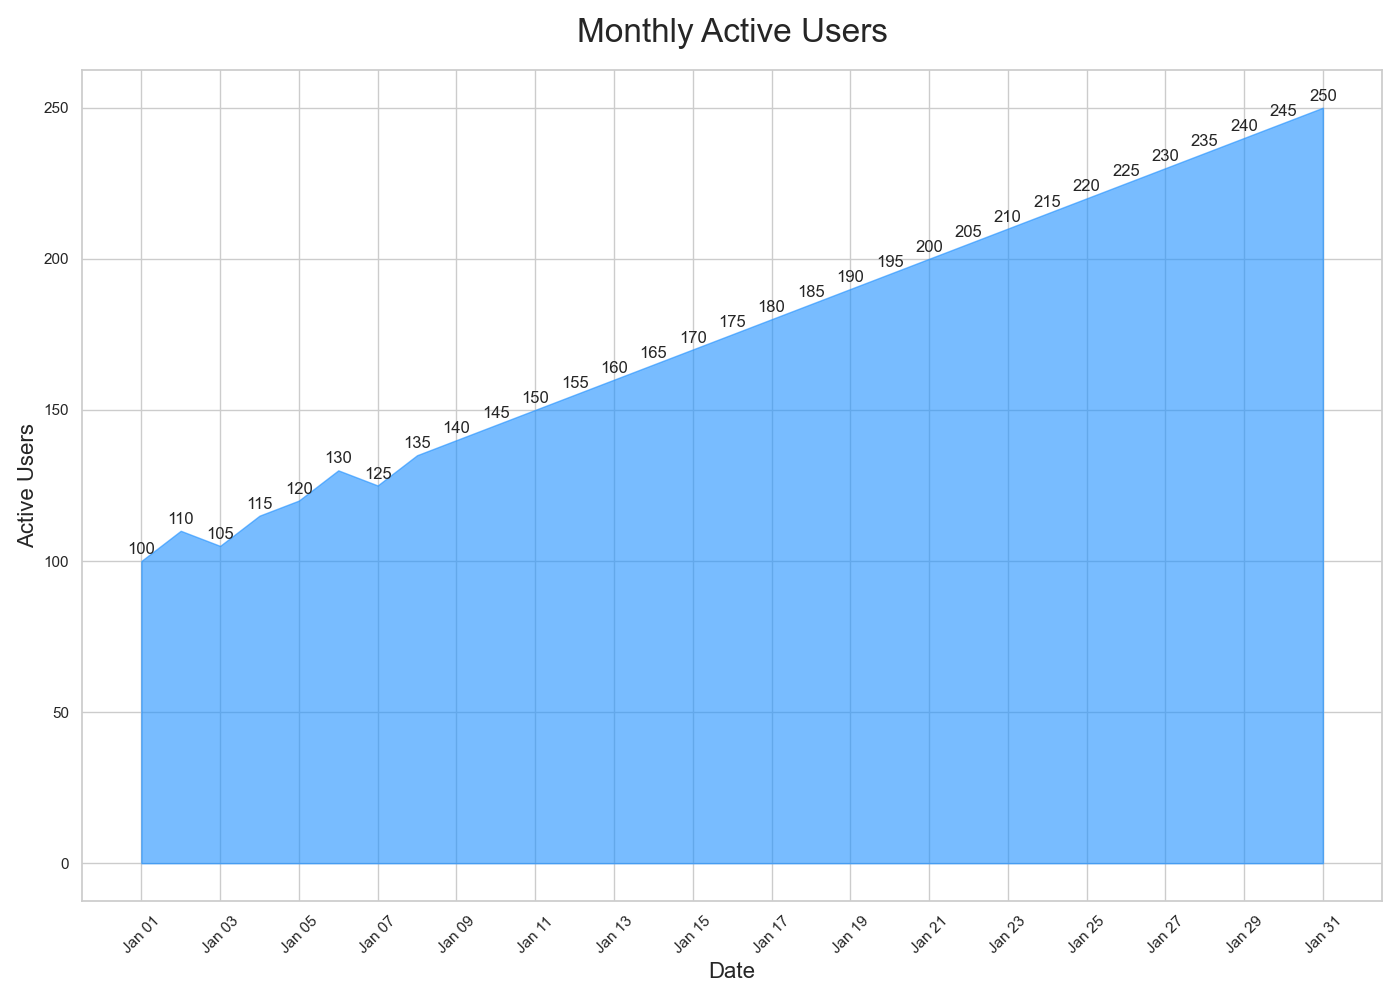

The script that drew this image:

import matplotlib.pyplot as plt
import pandas as pd
import matplotlib.dates as mdates

data = {
    "Date": ["2023-01-01", "2023-01-02", "2023-01-03", "2023-01-04", "2023-01-05",
             "2023-01-06", "2023-01-07", "2023-01-08", "2023-01-09", "2023-01-10",
             "2023-01-11", "2023-01-12", "2023-01-13", "2023-01-14", "2023-01-15",
             "2023-01-16", "2023-01-17", "2023-01-18", "2023-01-19", "2023-01-20",
             "2023-01-21", "2023-01-22", "2023-01-23", "2023-01-24", "2023-01-25",
             "2023-01-26", "2023-01-27", "2023-01-28", "2023-01-29", "2023-01-30",
             "2023-01-31"],
    "Value": [100, 110, 105, 115, 120, 130, 125, 135, 140, 145, 150, 155, 160, 165, 170, 175, 180, 185, 190, 195, 200, 205, 210, 215, 220, 225, 230, 235, 240, 245, 250]
}

df = pd.DataFrame(data)
df['Date'] = pd.to_datetime(df['Date'])

fig, ax = plt.subplots(figsize=(14, 10))
ax.fill_between(df['Date'], df['Value'], color='#1E90FF', alpha=0.6)

for i, txt in enumerate(df['Value']):
    ax.annotate(txt, (df['Date'][i], df['Value'][i]), textcoords="offset points", xytext=(0,5), ha='center')

ax.set_title('Monthly Active Users', fontsize=24, pad=20)
ax.set_xlabel('Date', fontsize=16)
ax.set_ylabel('Active Users', fontsize=16)
ax.xaxis.set_major_formatter(mdates.DateFormatter('%b %d'))
ax.xaxis.set_major_locator(mdates.DayLocator(interval=2))

plt.xticks(rotation=45)
plt.tight_layout()

plt.show()
